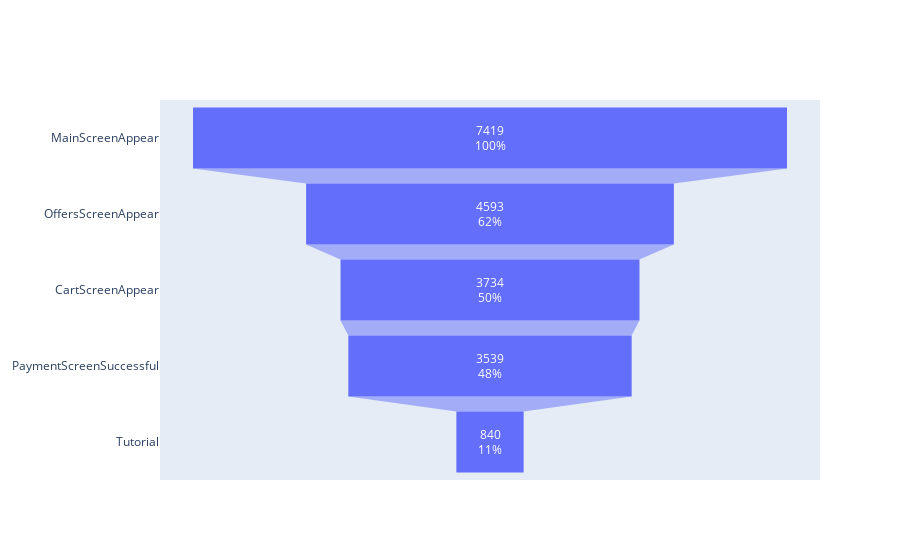

Notebook code for this chart:
### Markdown cell above
Наиболее часто пользователи просматривают главную страница, меньше всего - проходят обучение.

##### Сколько пользователей совершали события.

### Code cell
n_users = logs['device_id'].nunique() # общее количество пользователей

users = get_grouped_data(logs, group_column='event_name',
                         value_column='device_id', aggfunc='nunique',
                         rename_column='number_of_users'
                        )

fig = go.Figure(data=[go.Funnel(x=users['number_of_users'], y=users['event_name'],
                                textinfo='value+percent initial'
                               )
                     ]
               )

fig.show()

### Figure 1 — Plotly figure (JSON) as saved in the notebook; plotly's stock layout.template omitted (floating-point values rounded to 4 significant figures)
{"data": [{"textinfo": "value+percent initial", "type": "funnel", "x": [7419, 4593, 3734, 3539, 840], "y": ["MainScreenAppear", "OffersScreenAppear", "CartScreenAppear", "PaymentScreenSuccessful", "Tutorial"]}], "layout": {}}
